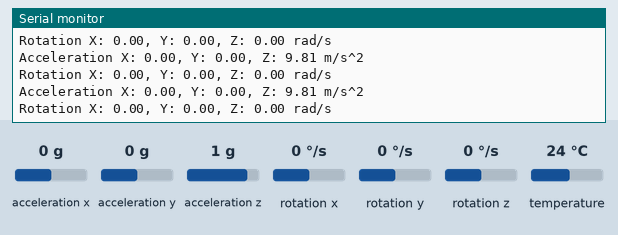
This sketch was run on a simulated ESP32. Shown: the last lines printed to the serial monitor. The inputs (shaded band) are chosen by the test bench; at power-on: acceleration x 0 g, acceleration y 0 g, acceleration z 1 g, rotation x 0 °/s, rotation y 0 °/s, rotation z 0 °/s, temperature 24 °C.

Above: at 1.3 s.
1.4 s: acceleration x set to -1.4 g
At 2.3 s:
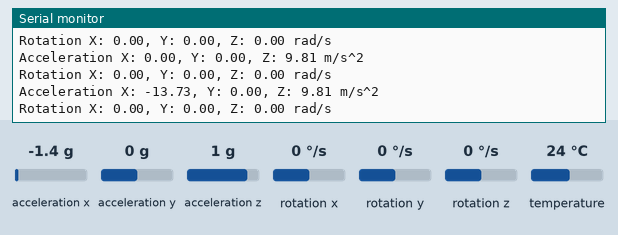
2.9 s: acceleration y set to -1.4 g
At 3.4 s:
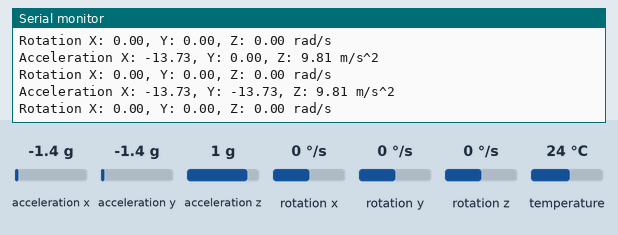
4.4 s: acceleration z set to -1.4 g
At 5.1 s:
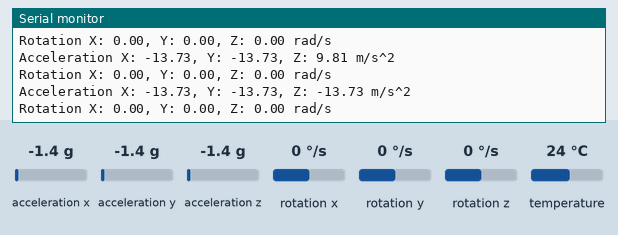
5.9 s: rotation x set to -192 °/s
At 6.8 s:
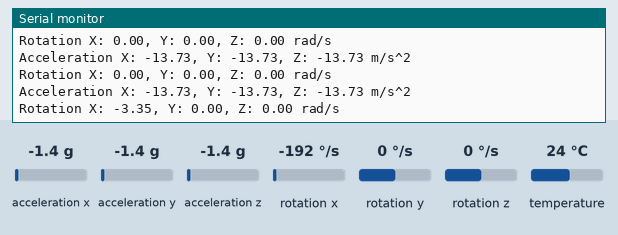
7.4 s: rotation y set to -192 °/s
At 7.9 s:
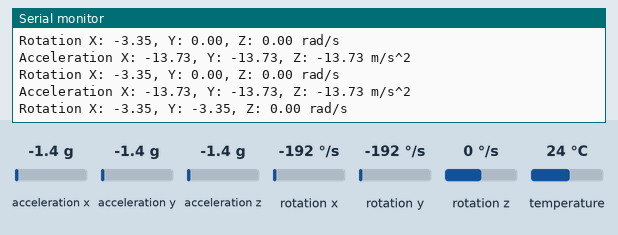

The sketch:

LoRa_Sender_with_Sensor_data.ino
```cpp
// by: chuan-li chang

#include "heltec.h"
#include "images.h"

#include <Adafruit_MPU6050.h>
#include <Adafruit_Sensor.h>
#include <Wire.h>

Adafruit_MPU6050 mpu;

//433E6 for Asia
//866E6 for Europe
//915E6 for North America
#define BAND    915E6

unsigned int counter = 0;
String rssi = "RSSI --";
String packSize = "--";
String packet ;

void setup(void) {
  Serial.begin(115200);
  while (!Serial)
    delay(10); // will pause Zero, Leonardo, etc until serial console opens

  Serial.println("Adafruit MPU6050 test!");

  // Try to initialize!
  if (!mpu.begin()) {
    Serial.println("Failed to find MPU6050 chip");
    while (1) {
      delay(10);
    }
  }
  Serial.println("MPU6050 Found!");

  mpu.setAccelerometerRange(MPU6050_RANGE_8_G);
  Serial.print("Accelerometer range set to: ");
  switch (mpu.getAccelerometerRange()) {
  case MPU6050_RANGE_2_G:
    Serial.println("+-2G");
    break;
  case MPU6050_RANGE_4_G:
    Serial.println("+-4G");
    break;
  case MPU6050_RANGE_8_G:
    Serial.println("+-8G");
    break;
  case MPU6050_RANGE_16_G:
    Serial.println("+-16G");
    break;
  }
  mpu.setGyroRange(MPU6050_RANGE_500_DEG);
  Serial.print("Gyro range set to: ");
  switch (mpu.getGyroRange()) {
  case MPU6050_RANGE_250_DEG:
    Serial.println("+- 250 deg/s");
    break;
  case MPU6050_RANGE_500_DEG:
    Serial.println("+- 500 deg/s");
    break;
  case MPU6050_RANGE_1000_DEG:
    Serial.println("+- 1000 deg/s");
    break;
  case MPU6050_RANGE_2000_DEG:
    Serial.println("+- 2000 deg/s");
    break;
  }

  mpu.setFilterBandwidth(MPU6050_BAND_21_HZ);
  Serial.print("Filter bandwidth set to: ");
  switch (mpu.getFilterBandwidth()) {
  case MPU6050_BAND_260_HZ:
    Serial.println("260 Hz");
    break;
  case MPU6050_BAND_184_HZ:
    Serial.println("184 Hz");
    break;
  case MPU6050_BAND_94_HZ:
    Serial.println("94 Hz");
    break;
  case MPU6050_BAND_44_HZ:
    Serial.println("44 Hz");
    break;
  case MPU6050_BAND_21_HZ:
    Serial.println("21 Hz");
    break;
  case MPU6050_BAND_10_HZ:
    Serial.println("10 Hz");
    break;
  case MPU6050_BAND_5_HZ:
    Serial.println("5 Hz");
    break;
  }

  Serial.println("");
  delay(100);

  //WIFI Kit series V1 not support Vext control
  Heltec.begin(false /*DisplayEnable Enable*/, true /*Heltec.Heltec.Heltec.LoRa Disable*/, true /*Serial Enable*/, true /*PABOOST Enable*/, BAND /*long BAND*/);

// this is for the built-in display
//  Heltec.display->init();
//  Heltec.display->flipScreenVertically();
//  Heltec.display->setFont(ArialMT_Plain_10);
//  delay(1500);
//  Heltec.display->clear();
//
//  Heltec.display->drawString(0, 0, "Heltec.LoRa Initial success!");
//  Heltec.display->display();
//  delay(1000);
//  Heltec.VextOFF(); // test this out for the sender display

}

void loop() {

  /* Get new sensor events with the readings */
  sensors_event_t a, g, temp;
  mpu.getEvent(&a, &g, &temp);

  /* Print out the values */
  Serial.print("Acceleration X: ");
  Serial.print(a.acceleration.x);
  Serial.print(", Y: ");
  Serial.print(a.acceleration.y);
  Serial.print(", Z: ");
  Serial.print(a.acceleration.z);
  Serial.println(" m/s^2");

  Serial.print("Rotation X: ");
  Serial.print(g.gyro.x);
  Serial.print(", Y: ");
  Serial.print(g.gyro.y);
  Serial.print(", Z: ");
  Serial.print(g.gyro.z);
  Serial.println(" rad/s");

  Serial.println("");
  delay(500);

  // for the OLED display DONT USE OLED ON SENDER
//  Heltec.display->clear();
//  Heltec.display->setTextAlignment(TEXT_ALIGN_LEFT);
//  Heltec.display->setFont(ArialMT_Plain_10);

//  Heltec.display->drawString(0, 0, "Sending packet: ");
//  Heltec.display->drawString(90, 0, String(counter));
//  Heltec.display->display();

  // send packet
  LoRa.beginPacket();
/*
 * LoRa.setTxPower(txPower,RFOUT_pin);
 * txPower -- 0 ~ 20
 * RFOUT_pin could be RF_PACONFIG_PASELECT_PABOOST or RF_PACONFIG_PASELECT_RFO
 *   - RF_PACONFIG_PASELECT_PABOOST -- LoRa single output via PABOOST, maximum output 20dBm
 *   - RF_PACONFIG_PASELECT_RFO     -- LoRa single output via RFO_HF / RFO_LF, maximum output 14dBm
*/
  LoRa.setTxPower(14,RF_PACONFIG_PASELECT_PABOOST);
  LoRa.print("acceleration ");
  LoRa.print(a.acceleration.z);
  LoRa.print("m/s^2");
  LoRa.endPacket();

  counter++;
//  digitalWrite(LED, HIGH);   // turn the LED on (HIGH is the voltage level)
//  delay(1000);                       // wait for a second
//  digitalWrite(LED, LOW);    // turn the LED off by making the voltage LOW
//  delay(1000);                       // wait for a second
}
```

Source omitted: images.h (data table, 5750 bytes)

Measured:
- after the input at 1.4 s, the serial monitor: prints a new line after 0.40 s (image 1)
- after the input at 2.9 s, the serial monitor: prints a new line at once (image 2)
- after the input at 4.4 s, the serial monitor: prints a new line after 0.23 s (image 3)
- after the input at 5.9 s, the serial monitor: prints a new line after 0.42 s (image 4)
- after the input at 7.4 s, the serial monitor: prints a new line after 0.05 s (image 5)
